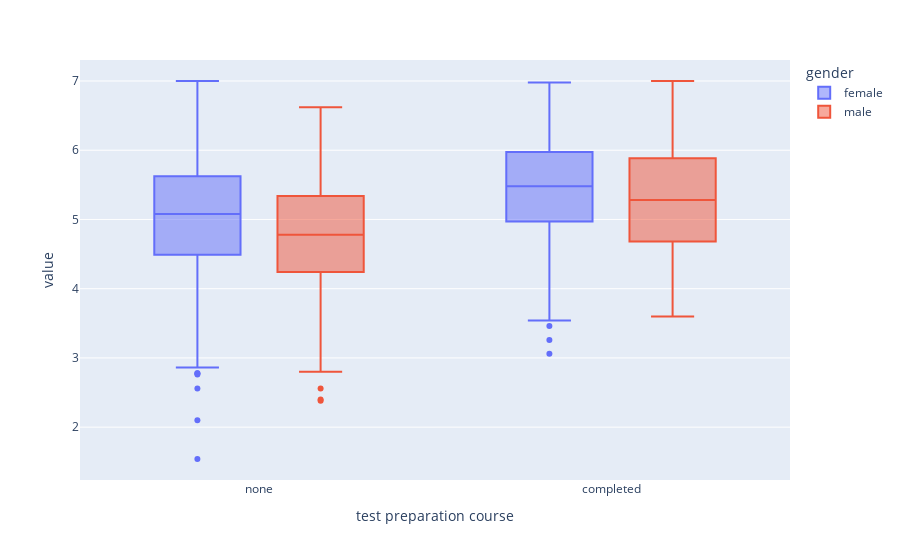

Write notebook code for a chart like this one.
### Markdown cell above
Genere dos visualizaciones extras que encuentre interesantes (y no triviales) con estos datos y explique sus resultados. Agrupe los atributos que estime convenientes.


**To-Do:**
- [ ] Generar dos nuevas visualizaciones con los datos y explicar que están representando.


> **NOTA: No utilice historia ni ciencias, son notas generadas aleatoriamente.**

### Code cell
#list(set(df_grades['test preparation course'].to_list()))
fig = px.box(df_grades, y=['GPA'],x='test preparation course',color='gender')
fig.show()

### Figure 1 — Plotly figure (JSON) as saved in the notebook; plotly's stock layout.template omitted (floating-point values rounded to 4 significant figures; data arrays with more than 128 entries replaced by an {"elided": "..."} marker saying what was removed)
{"data": [{"alignmentgroup": "True", "hovertemplate": "gender=female<br>test preparation course=%{x}<br>value=%{y}<extra></extra>", "legendgroup": "female", "marker": {"color": "#636efa"}, "name": "female", "notched": false, "offsetgroup": "female", "orientation": "v", "showlegend": true, "type": "box", "x": {"elided": "448 str values"}, "x0": " ", "xaxis": "x", "y": {"elided": "448 float values"}, "y0": " ", "yaxis": "y"}, {"alignmentgroup": "True", "hovertemplate": "gender=male<br>test preparation course=%{x}<br>value=%{y}<extra></extra>", "legendgroup": "male", "marker": {"color": "#EF553B"}, "name": "male", "notched": false, "offsetgroup": "male", "orientation": "v", "showlegend": true, "type": "box", "x": {"elided": "427 str values"}, "x0": " ", "xaxis": "x", "y": {"elided": "427 float values"}, "y0": " ", "yaxis": "y"}], "layout": {"boxmode": "group", "legend": {"title": {"text": "gender"}, "tracegroupgap": 0}, "margin": {"t": 60}, "xaxis": {"anchor": "y", "domain": [0, 1], "title": {"text": "test preparation course"}}, "yaxis": {"anchor": "x", "domain": [0, 1], "title": {"text": "value"}}}}
